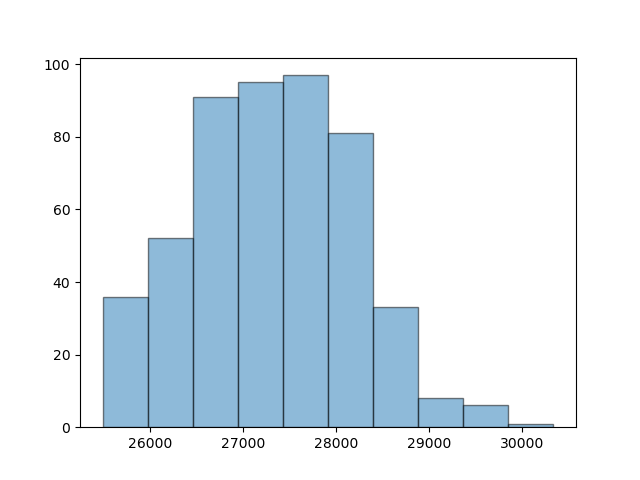
#> input picture evolutionary-algorithm-tsp/img/histogram.png, 640 x 480 px
$ python -i frame.py   (imports and definitions only)   (older library calls are emulated)
#> lines starting #> are read from the running program, lines starting #| are printed output that depends on the picture; after the words box and inside, x2 and y2 are one past the last pixel; in counts of white or black regions, pixels touching at a corner belong together
#> further down, picture is the input picture: shape (480, 640, 3); mean B, G, R 240.7, 232.7, 221.3
import numpy as np
import cv2
import textwrap

# 1.1
def grayscale(frame):
    return cv2.cvtColor(frame, cv2.COLOR_BGR2GRAY)

# 1.2
def blurGaussian(frame, kernel, sigma):
    return cv2.GaussianBlur(frame, kernel, sigma)

def blurBilateral(frame, sigma):
    return cv2.bilateralFilter(frame, 9, sigma, sigma)

# Gaussian filter find the Gaussian weighted avg in the neighbourhood pixels, inot taking into account their intensity, and it blurs the edges.
# In bilateral filter, only pixels with similar intensities to the central pixel are considered for blurring, resulting in preserved edges
# (bc of large intensity variation).

# 1.3
def grabHSV(frame):
    lower = np.array([90, 50, 50])
    upper = np.array([130, 255, 255])


    hsv = cv2.cvtColor(frame, cv2.COLOR_BGR2HSV)
#> hsv: shape (480, 640, 3); mean H, S, V 27.2, 23.4, 240.7
    mask = cv2.inRange(hsv, lower, upper)
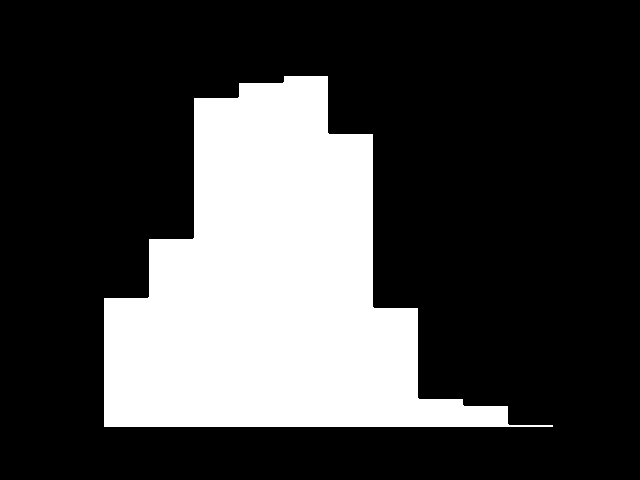
#> mask: shape (480, 640); 26.3% white; 1 white region, box (x1, y1, x2, y2) and area: (104, 76, 553, 427) 80838

    kernel = np.ones((5, 5), np.uint8)
    closing = cv2.morphologyEx(mask, cv2.MORPH_CLOSE, kernel)
    closing = cv2.morphologyEx(closing, cv2.MORPH_CLOSE, kernel)
    mask_1_bgr = cv2.cvtColor(closing-mask, cv2.COLOR_GRAY2BGR)
#> mask_1_bgr: shape (480, 640, 3); every value is 0
    mask_1_bgr[np.where((mask_1_bgr==[255, 255, 255]).all(axis=2))] = (255, 0, 0)
    mask = cv2.cvtColor(mask, cv2.COLOR_GRAY2BGR)

    mask_morph = cv2.add(mask, mask_1_bgr)

    return mask_morph

# [146 lines left out: functions grabRGB, sobel, hough, makeTemplate, matchTemplate, draw and 2 more, not called in this run]

>>> import cv2
>>> picture = cv2.imread('../../evolutionary-algorithm-tsp/img/histogram.png')
>>> result = grabHSV(picture)
